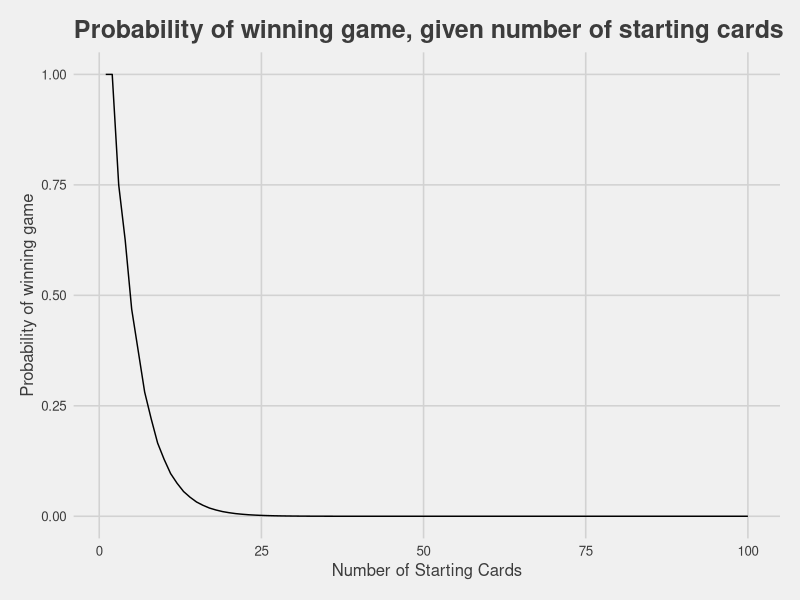

The R script that drew this image:
## ---- chunk 1
knitr::opts_chunk$set(echo = TRUE)
library(knitr)
library(dplyr)
library(magrittr)
library(ggplot2)
library(ggthemes)
## ---- chunk 2

# Function to calculate probability of winning game with n_cards
calc_game_prob <- function(n_cards,
                           verbose = F) {
  
  # Flip the first card over, no chance of losing
  if(n_cards == 1) {
    return(1)
  }
  n_cards_left <- n_cards - 1
  
  prob_winning_round <- list()
  for(i in 1:(n_cards - 1)) {
    prob_winning_round[[i]] <- mean(c(ceiling(n_cards_left/2)/n_cards_left, 1))
    n_cards_left <- n_cards_left - 1
  }
  
  if(verbose) {
    lapply(prob_winning_round, print)
  }
  
  return(prod(unlist(prob_winning_round)))
}

## ---- chunk 3

cards_df <- data.frame(num_starting_cards = 1:100)
cards_df %<>%
  group_by(num_starting_cards) %>%
  mutate(prob_winning = calc_game_prob(num_starting_cards)) %>%
  ungroup

## ---- chunk 4

cards_df %>%
  ggplot(aes(x = num_starting_cards, y = prob_winning)) +
  geom_line()  +
  theme_fivethirtyeight() +
  theme(axis.title = element_text()) +
  labs(x = 'Number of Starting Cards',
       y = 'Probability of winning game',
       title = 'Probability of winning game, given number of starting cards')

## ---- chunk 5

ending_positions <- data.frame(a = rep(1:10, each = 100),
                                b = rep(rep(1:10, each = 10), 10),
                                 c = rep(rep(1:10, 10), 10))

df <- ending_positions %>% replicate(10, ., simplify = F) %>% bind_rows
df %<>% mutate(point = rep(1:10, each = 1e3))

df %<>%
  mutate(a_diff = abs(a-point),
         b_diff = abs(b-point),
         c_diff = abs(c-point),
         min_diff = pmin(a_diff, b_diff, c_diff),
         num_match = (a_diff == min_diff) + (b_diff == min_diff) + (c_diff == min_diff),
         a_payout = (a_diff == min_diff) * point / num_match,
         b_payout = (b_diff == min_diff) * point / num_match,
         c_payout = (c_diff == min_diff) * point / num_match) %>%
  group_by(a, b, c) %>%
  summarise_at(vars(a_payout, b_payout, c_payout), sum) %>%
  ungroup

df %>%
  filter(a_payout > b_payout, b_payout > c_payout) %>%
  mutate(tot_diff = (a_payout - b_payout + b_payout - c_payout)) %>%
  filter(c_payout == max(c_payout)) %>%
  arrange(-a_payout) %>%
  select(-tot_diff) %>%
  kable
  
